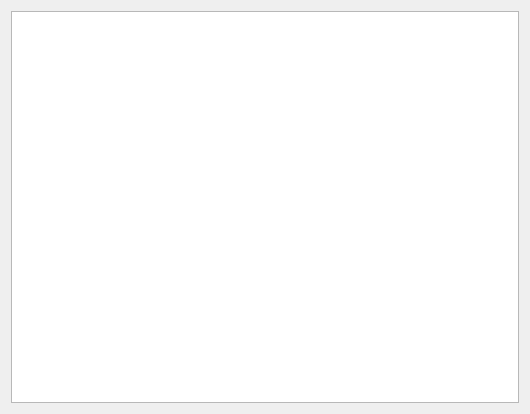
<?xml version="1.0" encoding="UTF-8"?>
<ui version="4.0">
 <class>jornal</class>
 <widget class="QWidget" name="jornal">
  <property name="geometry">
   <rect>
    <x>0</x>
    <y>0</y>
    <width>530</width>
    <height>414</height>
   </rect>
  </property>
  <property name="windowTitle">
   <string>Журнал изменений</string>
  </property>
  <property name="styleSheet">
   <string notr="true">font: 57 12pt &quot;Akrobat&quot;;</string>
  </property>
  <layout class="QGridLayout" name="gridLayout">
   <item row="0" column="0">
    <widget class="QTextEdit" name="textEdit">
     <property name="sizeAdjustPolicy">
      <enum>QAbstractScrollArea::AdjustToContents</enum>
     </property>
     <property name="textInteractionFlags">
      <set>Qt::TextSelectableByKeyboard|Qt::TextSelectableByMouse</set>
     </property>
    </widget>
   </item>
  </layout>
 </widget>
 <resources/>
 <connections/>
</ui>
